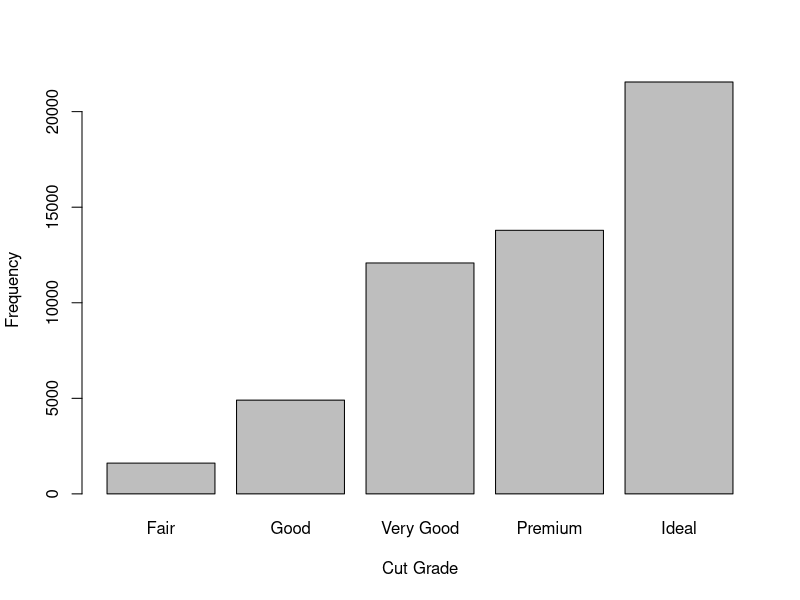
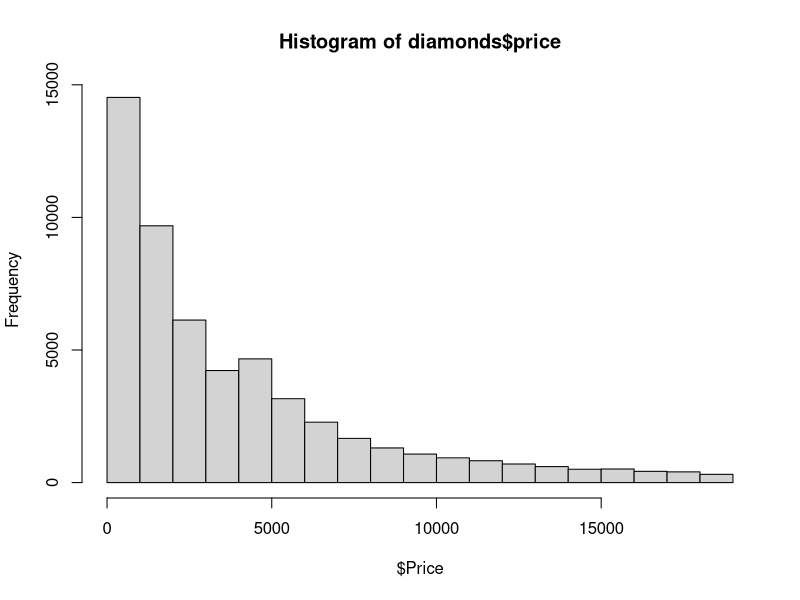

These figures' R source, in order: (Note: this script raises an error after producing the figures.)
#Question 1 
dice_set = c(1,2,2,2,3,4,4,4,5,6,6,6)
set.seed(124)
unfair_dice = sample(dice_set,size = 1000, replace = TRUE)
table(unfair_dice)

#Question 2

set.seed(124)
x = 1:100
y = function(x) {norm_sim = rnorm(200, mean = x, sd = x) 
  data.frame(mean = mean(norm_sim), standard_deviation = sd(norm_sim))}
norm_finish = t(sapply(x,y)); head(norm_finish)

#Question 3
#1.
solution_1 = dbinom(8,500,0.02); solution_1

#2.
solution_2 = pbinom(9,500,0.02,FALSE); solution_2

#Question 4
#1.
library(ggplot2)
barplot(table(diamonds$cut),xlab = 'Cut Grade', ylab = 'Frequency')
#Ideal has the most diamonds

#2. 
hist(diamonds$price, xlab = '$Price')
#The distribution is highly skewed to the right, most of the data is below $5,000

#3. 
diamonds %>% group_by(cut) %>% 
  summarize(median = median(price), standard_deviation = sd(price),maximum = max(price),average = mean(price))
#It looks like the highest average is premium, the highest priced diamond is of cut premium, and the most variation is also premium

#4. 
boxplot(diamonds$price ~ diamonds$color, xlab = 'Color', ylab = 'Price')
#It looks like J and I have the highest median and looks like the highest average. Almost all colors have similar maximums and minimums.

